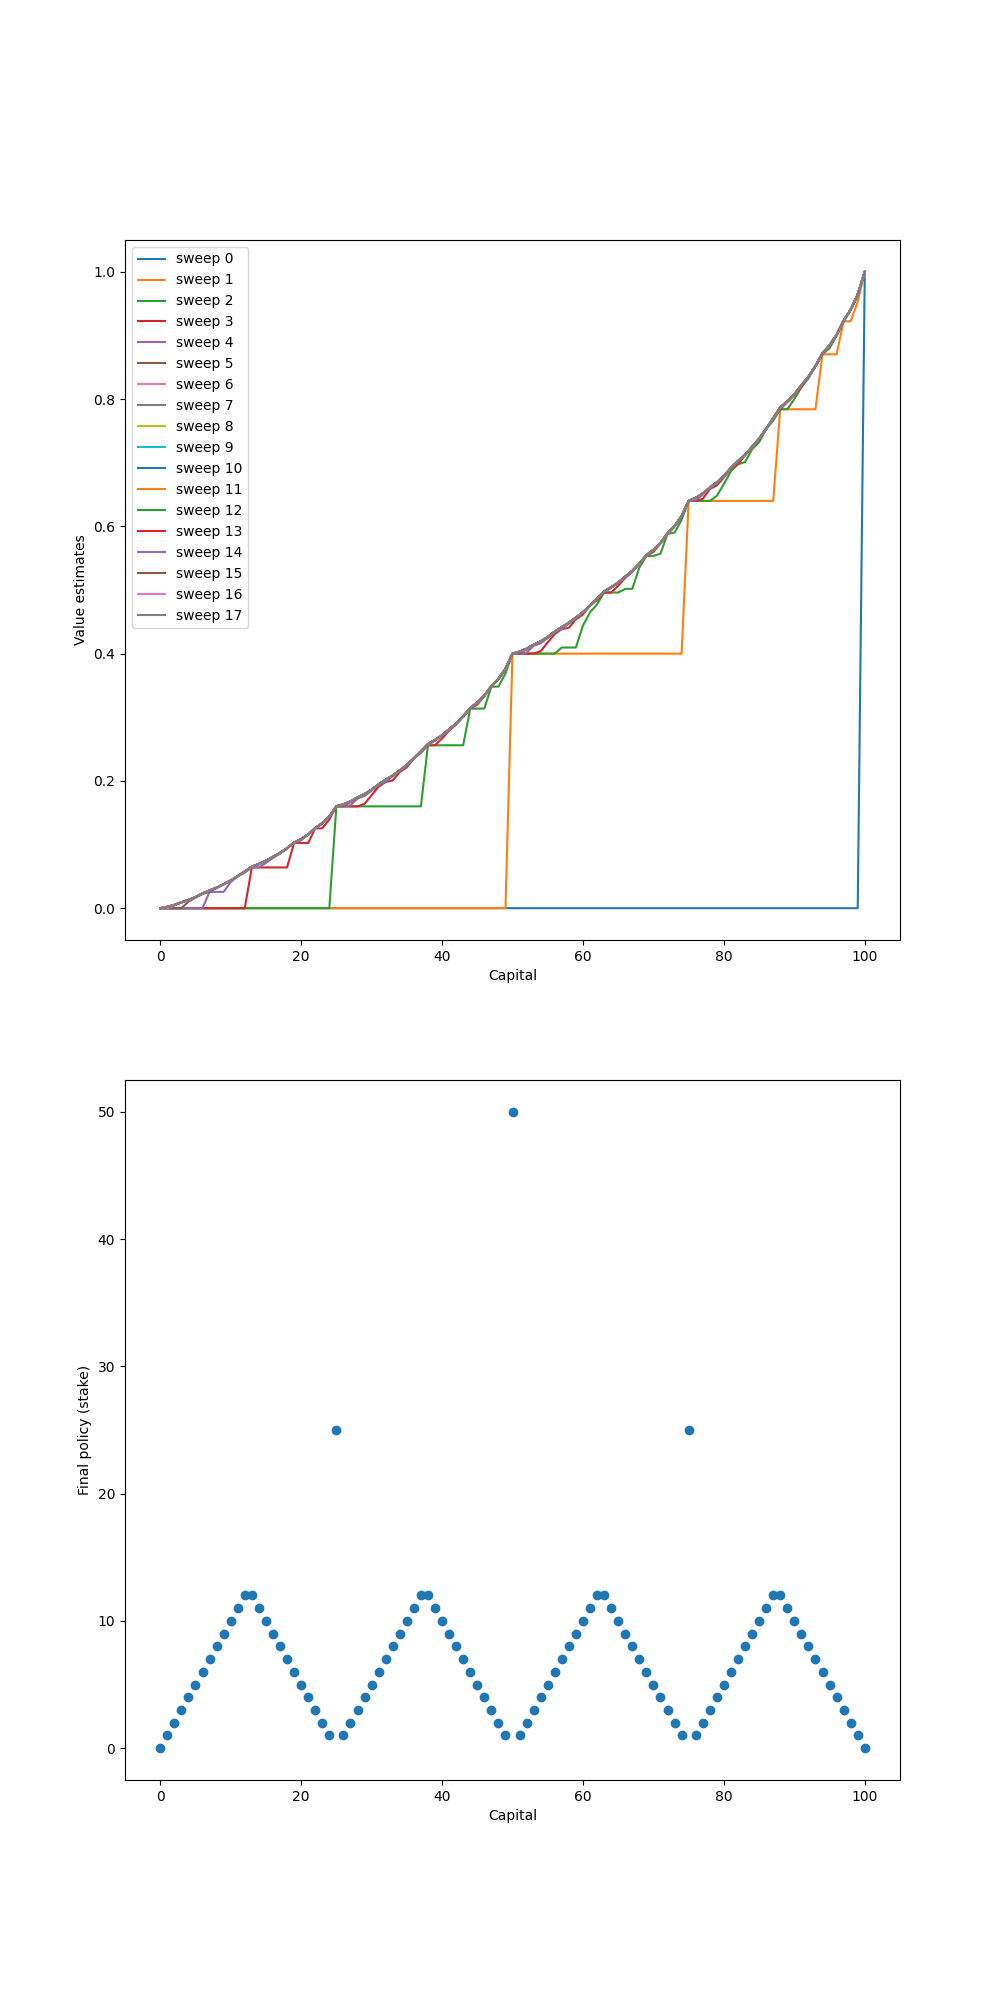

Python code for this plot:
import matplotlib
import matplotlib.pyplot as plt
import numpy as np


# goal
GOAL = 100

# all states, including state 0 and state 100
STATES = np.arange(GOAL + 1)

# 正面朝上的概率
HEAD_PROB = 0.4


def gamblers_problem():
    # state value
    state_value = np.zeros(GOAL + 1)  # 状态价值
    state_value[GOAL] = 1.0

    sweeps_history = []
    policy = np.zeros(GOAL + 1)

    # value iteration
    while True:
        old_state_value = state_value.copy()
        sweeps_history.append(old_state_value)

        for state in STATES[1:GOAL]:
            # get all possible actions for current state
            actions = np.arange(min(state, GOAL - state) + 1)
            action_returns = []
            for action in actions:
                # reward
                action_returns.append(
                    HEAD_PROB * state_value[state + action] + (1 - HEAD_PROB) * state_value[state - action])
            new_value = np.max(action_returns)
            state_value[state] = new_value

            # 因为赌徒下注赌资为0没有意义, 只选择[1:]部分的赌注作为有效action
            policy[state] = actions[np.argmax(np.round(action_returns[1:], 5)) + 1]
        delta = abs(state_value - old_state_value).max()
        if delta < 1e-9:
            sweeps_history.append(state_value)
            break

    # # compute the optimal policy
    # policy = np.zeros(GOAL + 1)
    # for state in STATES[1:GOAL]:
    #     actions = np.arange(min(state, GOAL - state) + 1)
    #     action_returns = []
    #     for action in actions:
    #         action_returns.append(
    #             HEAD_PROB * state_value[state + action] + (1 - HEAD_PROB) * state_value[state - action])
    #
    #     # 因为赌徒下注赌资为0没有意义, 只选择[1:]部分的赌注作为有效action
    #     policy[state] = actions[np.argmax(np.round(action_returns[1:], 5)) + 1]

    plt.figure(figsize=(10, 20))

    plt.subplot(2, 1, 1)
    for sweep, state_value in enumerate(sweeps_history):
        plt.plot(state_value, label='sweep {}'.format(sweep))
    plt.xlabel('Capital')
    plt.ylabel('Value estimates')
    plt.legend(loc='best')

    plt.subplot(2, 1, 2)
    plt.scatter(STATES, policy)
    plt.xlabel('Capital')
    plt.ylabel('Final policy (stake)')

    plt.savefig('./gambling_problem.png')


if __name__ == '__main__':
    gamblers_problem()
    plt.show()

